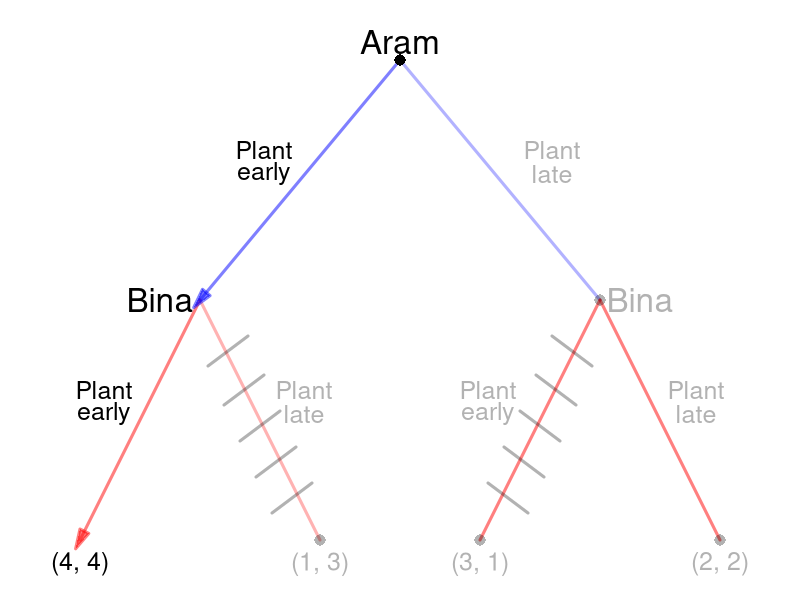

Generate this figure with R:
require(shape)
pdf(file = "people/sequential_palanpur_solved_v2.pdf", width = 9, height = 7)

#Set parameters for graphics
axislabelsize <- 1.5
labelsize <- 2
actionlabelsize <- 1.5
graphlinewidth <- 3
segmentlinewidth <- 2
nodesize <- 1.5
fadelevel <- 0.3

COL <- c("#7fc97f", "#beaed4", "#fdc086", "#ffff99", "#386cb0", "#f0027f", "#bf5b17", "#666666")
COLA <- c("#99d8c9","#66c2a4","#41ae76", "#238b45", "#005824")
COLB <- c("#4eb3d3", "#2b8cbe", "#0868ac","#084081")

par(mar =  c(0, 0, 0, 0))

xlims <- c(0, 10)
ylims <- c(0, 10)

npts <- 501 
x <- seq(xlims[1], xlims[2], length.out = npts)
y <- seq(ylims[1], ylims[2], length.out = npts) 

plot(0, 0, xlim = xlims, ylim = ylims, type = "n",
     xlab = expression(paste("")),
     ylab = expression(paste("")), 
     xaxt = "n", 
     yaxt = "n", 
     cex.lab = axislabelsize, 
     bty = "n",
     xaxs="i", 
     yaxs="i")

ticksy <- seq(from = 0, to = ylims[2], by = 2)
ylabels <- seq(from = 0, to = ylims[2], by = 2)
ticksx <- seq(from = 0, to = xlims[2], by = 2)
xlabels <- seq(from = 0, to = xlims[2], by = 2)

#segments(5, 9, 2.5, 5, lty = 1, col = rgb(0, 0, 1, 0.5), lwd = graphlinewidth)
#Plant late
segments(5, 9, 7.5, 5, lty = 1, col = rgb(0, 0, 1, fadelevel), lwd = graphlinewidth)

#Branches for Bina
#From Aram planting early
#Bina plants early
Arrows(2.5, 5, 1, 1, col = rgb(1, 0, 0, 0.5), lty = 1, lwd = 3, arr.type = "triangle")
#segments(2.5, 5, 1, 1, lty = 1, col = rgb(1, 0, 0, 0.5), lwd = graphlinewidth)
#Bina plants late
segments(2.5, 5, 4, 1, lty = 1, col = rgb(1, 0, 0, fadelevel), lwd = graphlinewidth)

#Branches for Aram
#Plant early
Arrows(5, 9, 2.5, 5, col = rgb(0, 0, 1, 0.5), lty = 1, lwd = 3, arr.type = "triangle")


#From Aram plants late
#Bina plants early
segments(7.5, 5, 6, 1, lty = 1, col = rgb(1, 0, 0, 0.5), lwd = graphlinewidth)


#Bina plants late
segments(7.5, 5, 9, 1, lty = 1, col = rgb(1, 0, 0, 0.5), lwd = graphlinewidth)

#Initial node
points(5, 9, pch = 16, col = "black", cex = nodesize)

#P1 Nodes
#points(2.5, 5, pch = 16, col = "black", cex = nodesize)
points(7.5, 5, pch = 16, col = rgb(0,0,0,fadelevel), cex = nodesize)

#P2 Terminal Nodes
#points(1, 1, pch = 16, col = "black", cex = nodesize)
points(4, 1, pch = 16, col = rgb(0,0,0,fadelevel), cex = nodesize)
points(6, 1, pch = 16, col = rgb(0,0,0,fadelevel), cex = nodesize)
points(9, 1, pch = 16, col = rgb(0,0,0,fadelevel), cex = nodesize)

text(5, 9.3, expression(paste("Aram")), cex = labelsize)

text(3.3, 7.5, expression(paste("Plant")), cex = actionlabelsize)
text(3.3, 7.1, expression(paste("early")), cex = actionlabelsize)
text(6.9, 7.5, expression(paste("Plant")), cex = actionlabelsize, col = rgb(0, 0, 0, fadelevel))
text(6.9, 7.1, expression(paste("late")), cex = actionlabelsize, col = rgb(0, 0, 0, fadelevel))


text(2, 5, expression(paste("Bina")), cex = labelsize)
text(1.3, 3.5, expression(paste("Plant")), cex = actionlabelsize)
text(1.3, 3.1, expression(paste("early")), cex = actionlabelsize)
text(3.8, 3.5, expression(paste("Plant")), cex = actionlabelsize, col = rgb(0,0,0,fadelevel))
text(3.8, 3.1, expression(paste("late")), cex = actionlabelsize, col = rgb(0,0,0,fadelevel))


text(8, 5, expression(paste("Bina")), cex = labelsize, col = rgb(0,0,0,fadelevel))
text(6.1, 3.5, expression(paste("Plant")), cex = actionlabelsize, col = rgb(0,0,0,fadelevel))
text(6.1, 3.1, expression(paste("early")), cex = actionlabelsize, col = rgb(0,0,0,fadelevel))
text(8.7, 3.5, expression(paste("Plant")), cex = actionlabelsize, col = rgb(0,0,0,fadelevel))
text(8.7, 3.1, expression(paste("late")), cex = actionlabelsize, col = rgb(0,0,0,fadelevel))

#Payoffs 
text(1, .6, expression("(4, 4)"), cex = actionlabelsize)
text(4, .6, expression("(1, 3)"), cex = actionlabelsize, col = rgb(0,0,0,fadelevel))
text(6, .6, expression("(3, 1)"), cex = actionlabelsize, col = rgb(0,0,0,fadelevel))
text(9, .6, expression("(2, 2)"), cex = actionlabelsize, col = rgb(0,0,0,fadelevel))

#Cutting branch plant late when A plants early
segments(2.6, 3.9, 3.1, 4.4, lty = 1, col = rgb(0,0,0,fadelevel), lwd = graphlinewidth)
segments(2.8, 3.25, 3.3, 3.75, lty = 1, col = rgb(0,0,0,fadelevel), lwd = graphlinewidth)
segments(3, 2.65, 3.5, 3.15, lty = 1, col = rgb(0,0,0,fadelevel), lwd = graphlinewidth)
segments(3.2, 2.05, 3.7, 2.55, lty = 1, col = rgb(0,0,0,fadelevel), lwd = graphlinewidth)
segments(3.4, 1.45, 3.9, 1.95, lty = 1, col = rgb(0,0,0,fadelevel), lwd = graphlinewidth)


#Cutting branch plant late when A plants
segments(7.4, 3.9, 6.9, 4.4, lty = 1, col = rgb(0,0,0,fadelevel), lwd = graphlinewidth)
segments(7.2, 3.25, 6.7, 3.75, lty = 1, col = rgb(0,0,0,fadelevel), lwd = graphlinewidth)
segments(7, 2.65, 6.5, 3.15, lty = 1, col = rgb(0,0,0,fadelevel), lwd = graphlinewidth)
segments(6.8, 2.05, 6.3, 2.55, lty = 1, col = rgb(0,0,0,fadelevel), lwd = graphlinewidth)
segments(6.6, 1.45, 6.1, 1.95, lty = 1, col = rgb(0,0,0,fadelevel), lwd = graphlinewidth)

#Cutting branch plant late for A given B's actions
# segments(5.25, 7.9, 5.75, 8.4, lty = 1, col = rgb(0,0,0,fadelevel), lwd = graphlinewidth)
# segments(5.65, 7.3, 6.15, 7.8, lty = 1, col = rgb(0,0,0,fadelevel), lwd = graphlinewidth)
# segments(6.05, 6.7, 6.55, 7.2, lty = 1, col = rgb(0,0,0,fadelevel), lwd = graphlinewidth)
# segments(6.45, 6.1, 6.95, 6.6, lty = 1, col = rgb(0,0,0,fadelevel), lwd = graphlinewidth)
# segments(6.85, 5.5, 7.35, 6, lty = 1, col = rgb(0,0,0,fadelevel), lwd = graphlinewidth)


dev.off()
